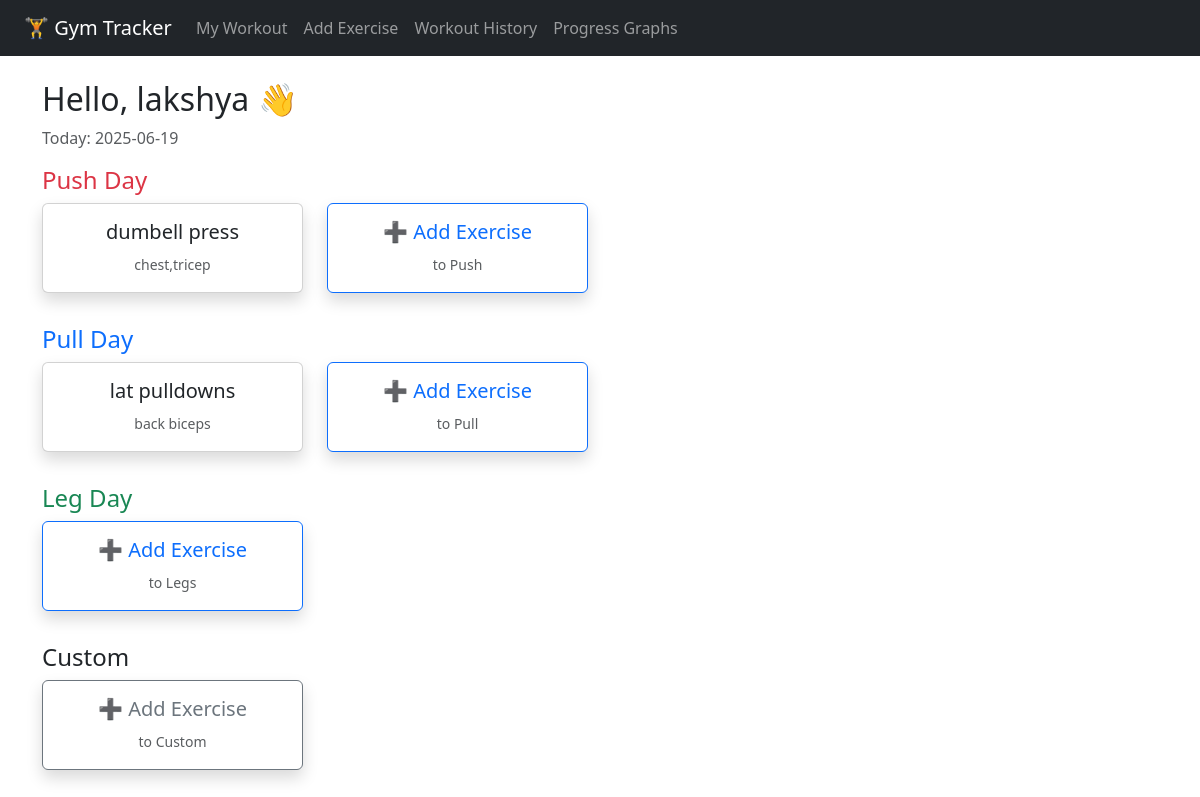
Before: /my-workout (signed in) with the older database file.
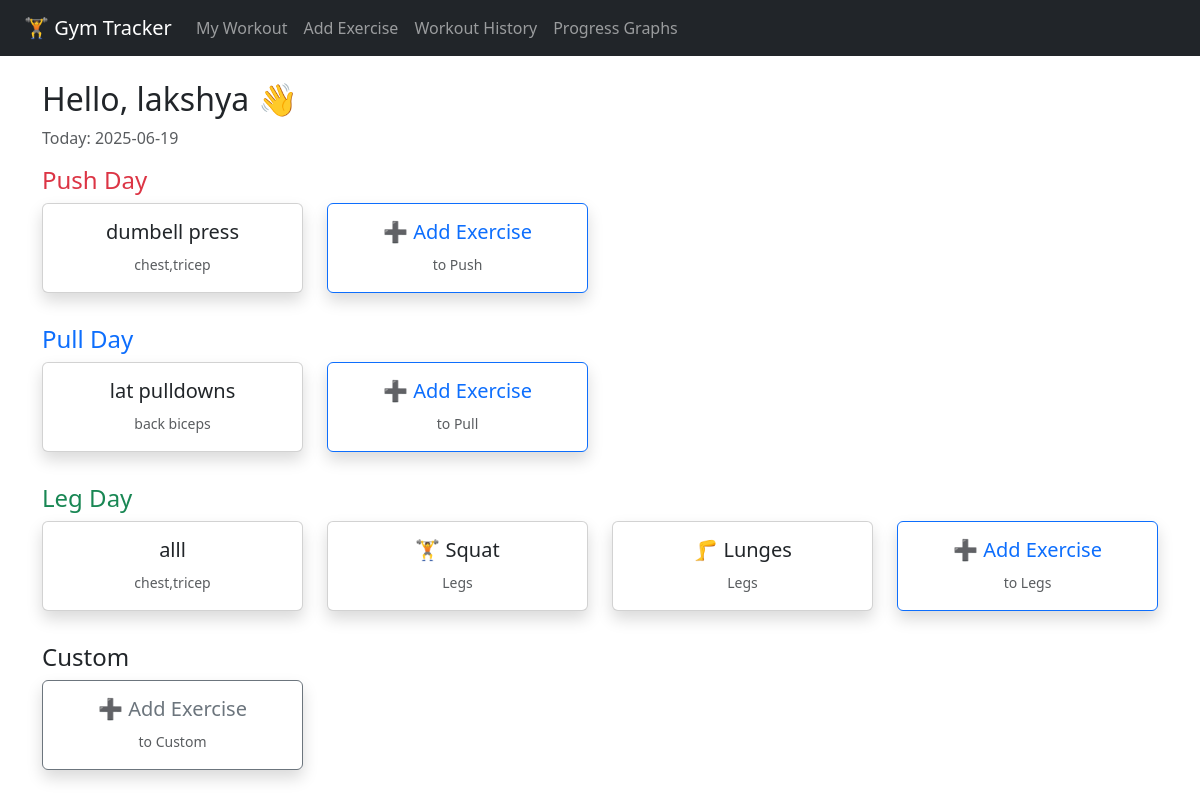
After: the same page with the newer database file.
### tables this page shows
CREATE TABLE exercises (
            id INTEGER PRIMARY KEY AUTOINCREMENT,
            user_id INTEGER,
            name TEXT,
            muscle_group TEXT,
            icon TEXT,
            workout_type TEXT
        );

### app.py (the view)
@app.route('/my-workout')
def my_workout():
    if 'user_id' not in session:
        return redirect(url_for('login'))
    user_id = session['user_id']
    user_name = session.get('user_name', 'User')
    db = get_db()
    push = db.execute('SELECT * FROM exercises WHERE user_id=? AND workout_type=?', (user_id, 'Push')).fetchall()
    pull = db.execute('SELECT * FROM exercises WHERE user_id=? AND workout_type=?', (user_id, 'Pull')).fetchall()
    legs = db.execute('SELECT * FROM exercises WHERE user_id=? AND workout_type=?', (user_id, 'Legs')).fetchall()
    custom = db.execute('SELECT * FROM exercises WHERE user_id=? AND workout_type=?', (user_id, 'Custom')).fetchall()
    return render_template('my_workout.html',
                           push_exercises=push,
                           pull_exercises=pull,
                           leg_exercises=legs,
                           custom_exercises=custom,
                           today=date.today(),
                           user=user_name)

### app.py (called while the page is built)
def get_db():
    conn = sqlite3.connect(DB)
    conn.row_factory = sqlite3.Row
    return conn

### templates/my_workout.html (shortened to what this page needs)
{% extends "base.html" %}
{% block content %}
<h2>Hello, {{ user }} 👋</h2>
<p class="text-muted">Today: {{ today }}</p>
<h4 class="text-danger">Push Day</h4>
<div class="row mb-4">
  {% for ex in push_exercises %}
    <div class="col-md-3 mb-2">
      <div class="card text-center shadow" onclick="openLogModal('{{ ex.name }}')">
        <div class="card-body">
          <h5>{{ ex.icon }} {{ ex.name }}</h5>
          <small class="text-muted">{{ ex.muscle_group }}</small>
        </div>
      </div>
    </div>
  {% endfor %}
  <div class="col-md-3 mb-2">
    <div class="card text-center border-primary shadow" onclick="openAddExerciseModal('Push')">
      <div class="card-body">
        <h5 class="text-primary">➕ Add Exercise</h5>
        <small class="text-muted">to Push</small>
      </div>
    </div>
  </div>
</div>
<h4 class="text-primary">Pull Day</h4>
<div class="row mb-4">
  {% for ex in pull_exercises %}
    <div class="col-md-3 mb-2">
      <div class="card text-center shadow" onclick="openLogModal('{{ ex.name }}')">
        <div class="card-body">
          <h5>{{ ex.icon }} {{ ex.name }}</h5>
          <small class="text-muted">{{ ex.muscle_group }}</small>
        </div>
      </div>
    </div>
  {% endfor %}
  <div class="col-md-3 mb-2">
    <div class="card text-center border-primary shadow" onclick="openAddExerciseModal('Pull')">
      <div class="card-body">
        <h5 class="text-primary">➕ Add Exercise</h5>
        <small class="text-muted">to Pull</small>
      </div>
    </div>
  </div>
</div>
<h4 class="text-success">Leg Day</h4>
<div class="row mb-4">
  {% for ex in leg_exercises %}
    <div class="col-md-3 mb-2">
      <div class="card text-center shadow" onclick="openLogModal('{{ ex.name }}')">
        <div class="card-body">
          <h5>{{ ex.icon }} {{ ex.name }}</h5>
          <small class="text-muted">{{ ex.muscle_group }}</small>
        </div>
      </div>
    </div>
  {% endfor %}
  <div class="col-md-3 mb-2">
    <div class="card text-center border-primary shadow" onclick="openAddExerciseModal('Legs')">
      <div class="card-body">
        <h5 class="text-primary">➕ Add Exercise</h5>
        <small class="text-muted">to Legs</small>
      </div>
    </div>
  </div>
</div>
<h4 class="text-dark">Custom</h4>
<div class="row mb-4">
  <div class="col-md-3 mb-2">
    <div class="card text-center border-secondary shadow" onclick="openAddExerciseModal('Custom')">
      <div class="card-body">
        <h5 class="text-secondary">➕ Add Exercise</h5>
        <small class="text-muted">to Custom</small>
      </div>
    </div>
  </div>
</div>
{% endblock %}

### templates/base.html (shortened to what this page needs)
<!DOCTYPE html>
<html lang="en">
<head>
  <link href="https://cdn.jsdelivr.net/npm/bootstrap@5.3.0/dist/css/bootstrap.min.css" rel="stylesheet">
</head>
<body>
  <nav class="navbar navbar-expand-lg navbar-dark bg-dark px-4 mb-4">
  <a class="navbar-brand" href="#">🏋️ Gym Tracker</a>
  <div class="navbar-nav">
    <a class="nav-link" href="{{ url_for('my_workout') }}">My Workout</a>
    <a class="nav-link" href="{{ url_for('add_exercise') }}">Add Exercise</a>
    <a class="nav-link" href="{{ url_for('history') }}">Workout History</a>
    <a class="nav-link" href="{{ url_for('select_progress_graph') }}">Progress Graphs</a>
  </div>
</nav>
  <div class="container">
    {% block content %}{% endblock %}
  </div>
</body>
</html>

Changed rows visible on the page:
added exercises: name "alll", muscle_group "chest,tricep", shown under "Leg Day"
added exercises: icon "🏋️", name "Squat", muscle_group "Legs", shown under "Leg Day"
added exercises: icon "🦵", name "Lunges", muscle_group "Legs", shown under "Leg Day"
